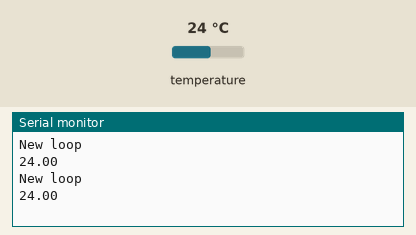
This sketch was run on a simulated Arduino Uno, built with avr-gcc and run on an emulated ATmega328P. On the bench: the last lines printed to the serial monitor. The test bench sets the inputs (shaded band); at power-on: temperature 24 °C.

Above: at 3.3 s.
3.4 s: temperature set to 12 °C
At 5.0 s:
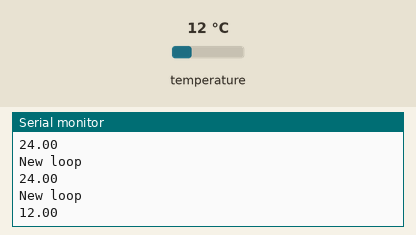
5.9 s: temperature set to 19 °C
At 7.4 s:
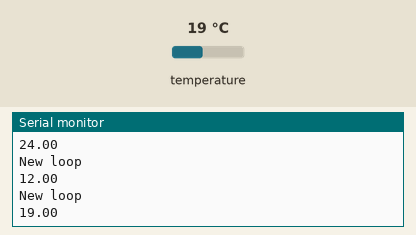
Timing chart, 0 to 8.9 s (numbered marks = the images above; inputs shaded):
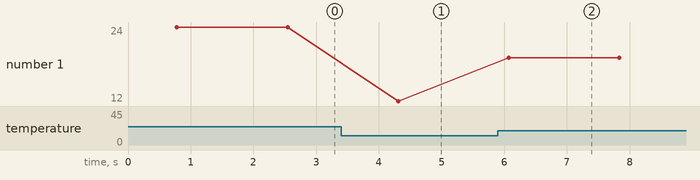

Measured:
- after the input at 3.4 s, the serial monitor: prints a new line after 0.91 s (image 1)
- after the input at 5.9 s, the serial monitor: prints a new line after 0.17 s (image 2)
- plotted number 1: 24 → 12 after the input at 3.4 s, 12 → 19 after the input at 5.9 s

The sketch:

g1e-dallas_1.ino
```cpp
#include <OneWire.h>
#include <DallasTemperature.h>

DeviceAddress Term = { 0x28, 0xFF, 0x64, 0xA9, 0x90, 0x15, 0x01, 0x19 };

OneWire oneWire(10);
DallasTemperature sensors(&oneWire);


void setup(void)
{
  Serial.begin(9600);
  sensors.begin();
}


void loop(void)
{
  sensors.requestTemperatures();

  Serial.println("New loop");
  Serial.println(sensors.getTempC(Term));

  delay (1000);
}
```
